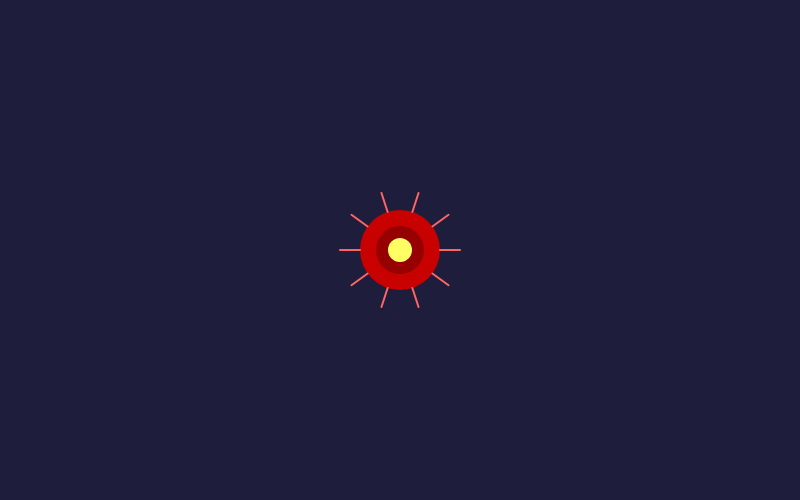
Frame 1 (no input)
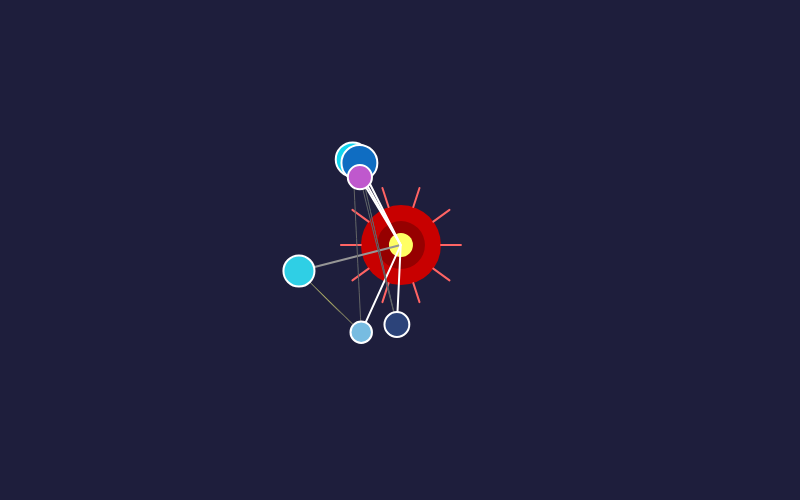
Frame 60 (no input)
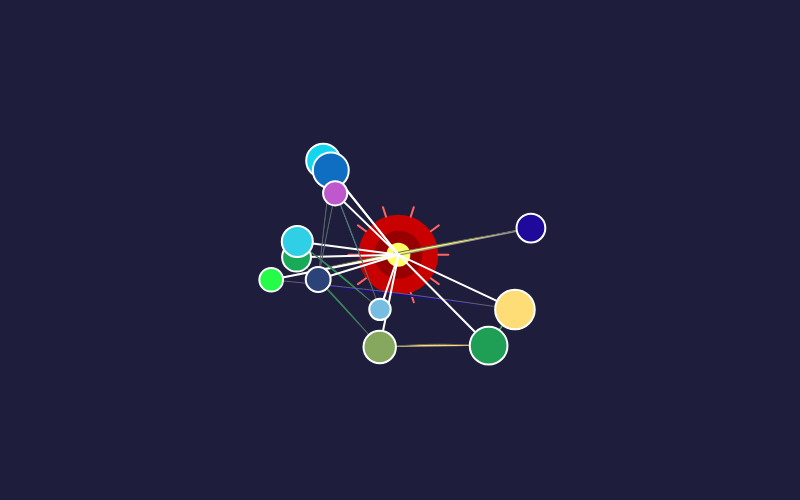
Frame 120 (the mouse pressed at the canvas centre since frame 60)

The p5.js sketch that drew these frames (run headless with seeded random() and noise() and a simulated clock; from frame 60 on, the mouse is pressed at the canvas centre):

// p5.js sketch
// ── sketch.js
let core;
let cells = [];
let coreSize = 80;
let maxCells = 150; // 增加生成的细胞数量
let cellLifetime = 600; // 延长细胞的存活时间
let avoidMouseRadius = 50; // 鼠标点击的避让范围
let ripples = []; // 存储涟漪效果

function setup() {
    createCanvas(800, 500);
    background(30, 30, 60); // 改为深色背景
    core = new Core(width / 2, height / 2, coreSize);
}

function draw() {
    background(30, 30, 60);

    // 显示涟漪效果
    for (let i = ripples.length - 1; i >= 0; i--) {
        ripples[i].display();
        ripples[i].expand();
        if (ripples[i].isGone()) {
            ripples.splice(i, 1);
        }
    }

    // 显示核心并微微颤动
    core.display();
    core.vibrate();

    // 均匀生成细胞，并用波浪状的丝线连接
    if (frameCount % 10 === 0 && cells.length < maxCells) {
        let angle = random(TWO_PI);
        let distance = cells.length === 0 ? 80 : (80 + cells.length * 5); // 距离逐渐增大
        let x = core.x + cos(angle) * distance;
        let y = core.y + sin(angle) * distance;
        if (dist(mouseX, mouseY, x, y) > avoidMouseRadius) {
            let newCell = new Cell(x, y, angle, distance);
            cells.push(newCell);
        }
    }

    // 显示并连接细胞，控制其振动和消失
    stroke(150); // 用浅色线连接细胞
    for (let i = cells.length - 1; i >= 0; i--) {
        // 核心只连接最近的细胞
        if (i < 20) {
            line(core.x, core.y, cells[i].x, cells[i].y);
        }
        // 细胞之间通过波浪状的线相连
        if (i > 0) {
            let prevCell = cells[i - 1];
            stroke(100);
            strokeWeight(1);
            let midX = (cells[i].x + prevCell.x) / 2;
            let midY = (cells[i].y + prevCell.y) / 2 + sin(frameCount / 20) * 10;
            bezier(cells[i].x, cells[i].y, midX, midY, midX, midY, prevCell.x, prevCell.y);
        }
        cells[i].display();
        cells[i].vibrate();
        cells[i].checkLifetime();
        if (cells[i].isDead()) {
            cells.splice(i, 1);
        }
    }
}

// 核心类，带刺状保护组织
class Core {
    constructor(x, y, size) {
        this.x = x;
        this.y = y;
        this.size = size;
        this.angle = 0;
        this.spikes = 10;
        this.spikeLength = 20;
    }

    // 核心轻微颤动
    vibrate() {
        this.angle += 0.05;
        this.x = width / 2 + sin(this.angle) * 5;
        this.y = height / 2 + cos(this.angle) * 5;
    }

    // 显示核心和刺状保护
    display() {
        noStroke();
        fill(200, 0, 0);
        ellipse(this.x, this.y, this.size, this.size);

        // 核心内部添加细节，模拟复杂的细胞核
        fill(150, 0, 0);
        ellipse(this.x, this.y, this.size * 0.6, this.size * 0.6);
        fill(255, 255, 100);
        ellipse(this.x, this.y, this.size * 0.3, this.size * 0.3);

        // 刺状保护组织，随鼠标点击核心时收缩
        stroke(255, 100, 100);
        strokeWeight(2);
        for (let i = 0; i < this.spikes; i++) {
            let angle = TWO_PI / this.spikes * i;
            let x1 = this.x + cos(angle) * (this.size / 2);
            let y1 = this.y + sin(angle) * (this.size / 2);
            let x2 = this.x + cos(angle) * (this.size / 2 + this.spikeLength);
            let y2 = this.y + sin(angle) * (this.size / 2 + this.spikeLength);
            line(x1, y1, x2, y2);
        }
    }

    // 刺状保护组织收缩
    shrink() {
        this.spikeLength = max(10, this.spikeLength - 10); // 收缩刺
    }

    // 恢复刺状保护
    restore() {
        this.spikeLength = 20; // 恢复原始长度
    }
}

// 细胞类，带细胞膜和振动效果
class Cell {
    constructor(x, y, angle, distance) {
        this.x = x;
        this.y = y;
        this.size = random(20, 40);
        this.color = [random(255), random(255), random(255)];
        this.vibrateAngle = angle;
        this.distance = distance;
        this.lifetime = cellLifetime;
    }

    // 细胞微小振动，不穿过核心
    vibrate() {
        this.vibrateAngle += 0.01;
        this.x += sin(this.vibrateAngle) * 0.5;
        this.y += cos(this.vibrateAngle) * 0.5;
        // 避免穿过核心
        if (dist(this.x, this.y, core.x, core.y) < coreSize / 2 + this.size / 2) {
            this.x = core.x + cos(this.vibrateAngle) * this.distance;
            this.y = core.y + sin(this.vibrateAngle) * this.distance;
        }
    }

    // 显示细胞并带有细胞膜效果
    display() {
        fill(this.color);
        stroke(255);
        strokeWeight(2); // 模拟细胞膜
        ellipse(this.x, this.y, this.size, this.size);
    }

    // 检查细胞的存活时间
    checkLifetime() {
        this.lifetime--;
    }

    // 判断细胞是否应该消失
    isDead() {
        return this.lifetime <= 0;
    }

    // 改变细胞颜色（遇到鼠标时）
    changeColor() {
        this.color = [random(255), random(255), random(255)];
    }
}

// 涟漪效果类
class Ripple {
    constructor(x, y) {
        this.x = x;
        this.y = y;
        this.radius = 5;
        this.lifetime = 60; // 涟漪的存在时间
    }

    // 涟漪扩展
    expand() {
        this.radius += 2;
        this.lifetime--;
    }

    // 显示涟漪
    display() {
        noFill();
        stroke(100, 150, 255, this.lifetime * 4);
        strokeWeight(2);
        ellipse(this.x, this.y, this.radius * 2);
    }

    // 检查涟漪是否消失
    isGone() {
        return this.lifetime <= 0;
    }
}

// 处理鼠标点击交互
function mousePressed() {
    // 核心遇到鼠标点击时，刺状保护收缩
    if (dist(mouseX, mouseY, core.x, core.y) < coreSize / 2) {
        core.shrink();
        setTimeout(() => core.restore(), 500); // 0.5秒后恢复
    }

    // 点击其他空白处，生成涟漪
    if (dist(mouseX, mouseY, core.x, core.y) >= coreSize / 2) {
        ripples.push(new Ripple(mouseX, mouseY));
    }

    // 细胞遇到鼠标点击时改变颜色
    for (let i = 0; i < cells.length; i++) {
        if (dist(mouseX, mouseY, cells[i].x, cells[i].y) < cells[i].size / 2) {
            cells[i].changeColor();
        }
    }
}
// ── style.css
body{
    background-color: black;
    color: aliceblue;
    font-family: 'Courier New', Courier, monospace;
    font-size: 1em;
}
#title-wrapper{
    text-align: center;
}
.headline{
    font-size: 4em;
    font-family: 'Lucida Sans', 'Lucida Sans Regular', 'Lucida Grande', 'Lucida Sans Unicode', Geneva, Verdana, sans-serif;
}
#main-wrapper{
    width: 800px;
    position: relative;
    margin: auto;
}
.two-columns{
    display: flex;
}
.left{
    width: 50%;
}
.right{
    width: 50%;
}
h3{

}
.red{
    color: red;
}
.green{
    color: aquamarine;
}
